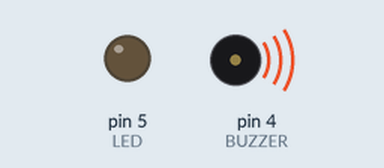
This sketch was run on a simulated Arduino Uno, built with avr-gcc and run on an emulated ATmega328P. On the bench: output pins drawn as LEDs (lit = HIGH), buzzer (waves = sounding).

Above: at 0.15 s.
At 6.6 s:
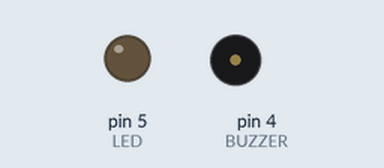
Timing chart, 0 to 7.0 s (numbered marks = the images above):
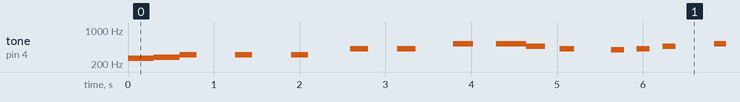

Measured:
- by itself, tone on pin 4 (BUZZER): plays 261 Hz for 0.30 s, 277 Hz for 0.30 s, 311 Hz for 0.20 s, 311 Hz for 0.20 s, 311 Hz for 0.20 s, 415 Hz for 0.21 s … (208 notes in this stretch)

The sketch:

modul2.ino
```cpp
#define LED 5
#define BUZZER 4

// Frekuensi nada dalam Hertz
#define note_c4 261.63
#define note_c4has 277.18
#define note_d4 293.66
#define note_d4has 311.13
#define note_g4 392.00
#define note_g4has 415.30
#define note_a4has 466.16
#define note_c5 523.25

void setup() {
  pinMode(LED, OUTPUT);
  pinMode(BUZZER, OUTPUT);
}

void loop() {
  playMusic();

  // Jeda sebelum melodi diulang lagi
  delay(2000); // Jeda selama 2 detik sebelum mengulang melodi
}


void playMusic(){
  tone(BUZZER, note_c4, 860); delay(300);
  tone(BUZZER, note_c4has, 350); delay(300);
  tone(BUZZER, note_d4has, 200); delay(650);
  tone(BUZZER, note_d4has, 200); delay(650);
  tone(BUZZER, note_d4has, 200); delay(690);
  tone(BUZZER, note_g4has, 210); delay(550);
  tone(BUZZER, note_g4has, 210); delay(650);
  tone(BUZZER, note_c5, 230); delay(500);
  tone(BUZZER, note_c5, 600); delay(350);
  tone(BUZZER, note_a4has, 220); delay(390);
  tone(BUZZER, note_g4has, 170); delay(600);
  tone(BUZZER, note_g4, 150); delay(300);
  tone(BUZZER, note_g4has, 150); delay(300);
  tone(BUZZER, note_a4has, 150); delay(600);
  tone(BUZZER, note_c5, 600); delay(500);
  tone(BUZZER, note_a4has, 170); delay(390);
  tone(BUZZER, note_g4has, 150); delay(1000);
}
```
